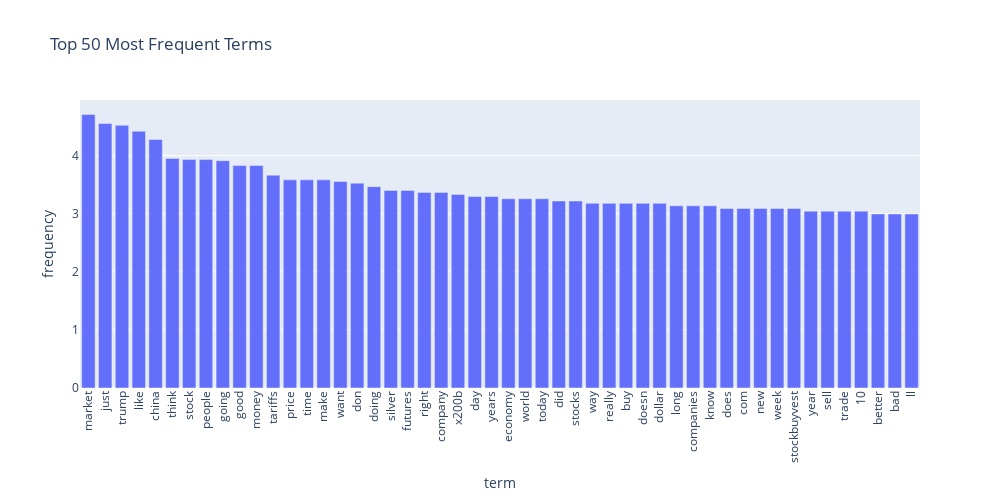

Notebook cell for this chart:
### Markdown cell above
Change the frequency into log scale

### Code cell
# Answer here
N = 50  # how many top terms to visualize
top_idx = term_frequencies.argsort()[-N:][::-1]

df_top = pd.DataFrame({
    "term": count_vect.get_feature_names_out()[top_idx],
    "frequency": np.log(term_frequencies[top_idx])
})

fig = px.bar(df_top, x="term", y="frequency",
             title=f"Top {N} Most Frequent Terms")
fig.update_layout(xaxis_tickangle=-90, width=1000, height=500)
fig.show()

### Figure 1 — Plotly figure (JSON) as saved in the notebook; plotly's stock layout.template omitted (floating-point values rounded to 4 significant figures)
{"data": [{"hovertemplate": "term=%{x}<br>frequency=%{y}<extra></extra>", "legendgroup": "", "marker": {"color": "#636efa", "pattern": {"shape": ""}}, "name": "", "orientation": "v", "showlegend": false, "textposition": "auto", "type": "bar", "x": ["market", "just", "trump", "like", "china", "think", "stock", "people", "going", "good", "money", "tariffs", "price", "time", "make", "want", "don", "doing", "silver", "futures", "right", "company", "x200b", "day", "years", "economy", "world", "today", "did", "stocks", "way", "really", "buy", "doesn", "dollar", "long", "companies", "know", "does", "com", "new", "week", "stockbuyvest", "year", "sell", "trade", "10", "better", "bad", "ll"], "xaxis": "x", "y": [4.71, 4.554, 4.522, 4.419, 4.277, 3.951, 3.932, 3.932, 3.912, 3.829, 3.829, 3.664, 3.584, 3.584, 3.584, 3.555, 3.526, 3.466, 3.401, 3.401, 3.367, 3.367, 3.332, 3.296, 3.296, 3.258, 3.258, 3.258, 3.219, 3.219, 3.178, 3.178, 3.178, 3.178, 3.178, 3.135, 3.135, 3.135, 3.091, 3.091, 3.091, 3.091, 3.091, 3.045, 3.045, 3.045, 3.045, 2.996, 2.996, 2.996], "yaxis": "y"}], "layout": {"barmode": "relative", "height": 500, "legend": {"tracegroupgap": 0}, "title": {"text": "Top 50 Most Frequent Terms"}, "width": 1000, "xaxis": {"anchor": "y", "domain": [0, 1], "tickangle": -90, "title": {"text": "term"}}, "yaxis": {"anchor": "x", "domain": [0, 1], "title": {"text": "frequency"}}}}
